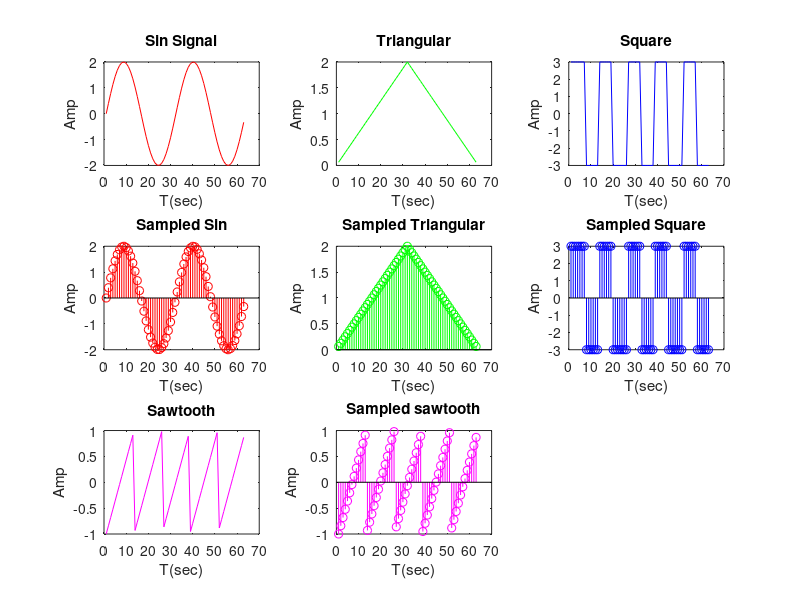
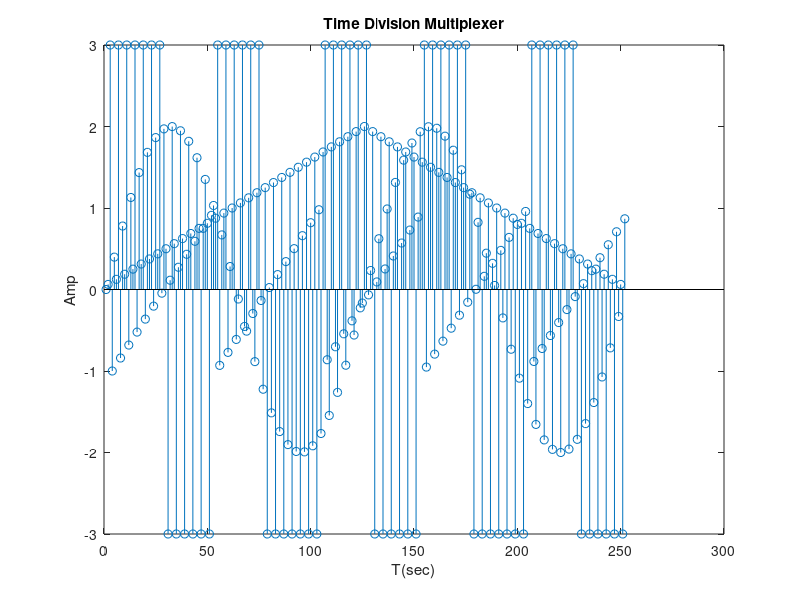
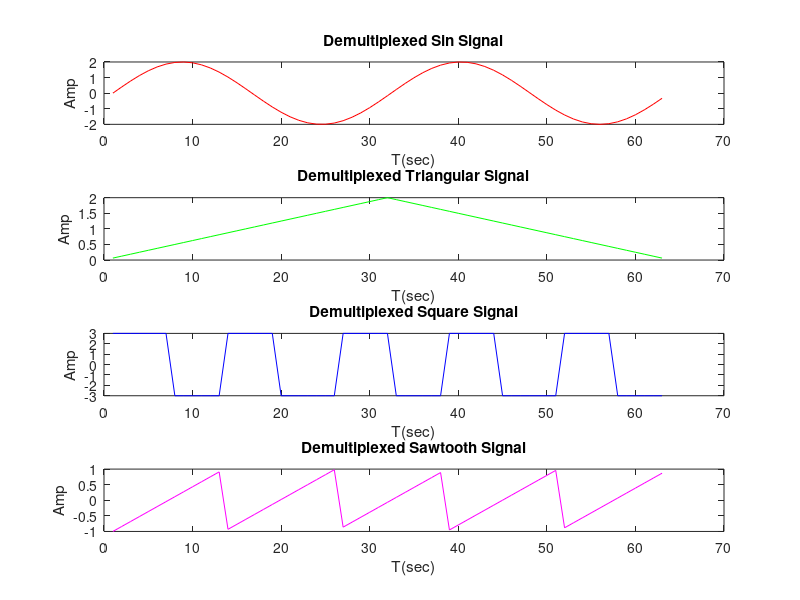

These figures' MATLAB source, in order:
clear;
close all;
clc;

%sin signal generation
d=0:.2:4    *pi;
signal1=2*sin(d);    
%triangular signal generation
len=length(signal1);
signal2=2*triang(len);
%square signal generation
x=0:.5:10*pi;
signal3=3*square(x);  
%sawtooth signal generation
v=0:.5:10*pi;
signals=sawtooth(v);
keyboard

%% 1. Signal Display

%Display of Sin signal in red colour
subplot(3,3,1);                          
plot(signal1,'red');
title('Sin Signal');
ylabel('Amp');
xlabel('T(sec)');

%Display of Triangular signal in green colour
subplot(3,3,2);
plot(signal2,'green');
title('Triangular');
ylabel('Amp');
xlabel('T(sec)');

%Display of square signal in blue colour
subplot(3,3,3);
plot(signal3,'blue');
title('Square');
ylabel('Amp');
xlabel('T(sec)');

%Display of sawtooth signal in magenta colour
subplot(3,3,7);                          
plot(signals,'magenta');
title('Sawtooth');
ylabel('Amp');
xlabel('T(sec)');

%Display of sampled sin signal in red
subplot(3,3,4);
stem(signal1,'red');
title('Sampled Sin');
ylabel('Amp');
xlabel('T(sec)');

%Display of sampled triangular signal in green colour
subplot(3,3,5);
stem(signal2,'green');
title('Sampled Triangular');
ylabel('Amp');
xlabel('T(sec)');

%Display of sampled square signal in blue colour
subplot(3,3,6);
stem(signal3,'blue');
title('Sampled Square');
ylabel('Amp');
xlabel('T(sec)');

%Display of sampled sawtooth signal in red colour
subplot(3,3,8);
stem(signals,'magenta');
title('Sampled sawtooth');
ylabel('Amp');
xlabel('T(sec)');
keyboard
%% 

%% 2.Generation of Multiplexed signal and Display

%4*64 matrix generation from different signals
len1=length(signals);
for i=1:len1
    s(1,i)=signal1(i); 
    s(2,i)=signal2(i);
    s(3,i)=signal3(i);
    s(4,i)=signals(i);
end

%1*252 array generation
multiplexed=reshape(s,1,4*len1);           

% Display of TDM Signal
figure 
stem(multiplexed);
title('Time Division Multiplexer');
ylabel('Amp');
xlabel('T(sec)');
keyboard
%% 

%% 3.Demultiplexing and Display
%same logic to generate 4*64 matrix from 1*252 array
demuxltiplexer=reshape(multiplexed,4,len1);
for i=1:len1
  signal4(i)=demuxltiplexer(1,i);
  signal5(i)=demuxltiplexer(2,i);
  signal6(i)=demuxltiplexer(3,i);
  signal7(i)=demuxltiplexer(4,i);
end
 
 figure
 %Demultiplexed sin signal
 subplot(4,1,1)
 plot(signal4,'red');
 title('Demultiplexed Sin Signal');
 ylabel('Amp');
 xlabel('T(sec)');
 
 %Demultiplexed Triangular signal
 subplot(4,1,2)
 plot(signal5,'green');
 title('Demultiplexed Triangular Signal');
 ylabel('Amp');
 xlabel('T(sec)');

 %Demultiplexed square signal
 subplot(4,1,3)
 plot(signal6,'blue');
 title('Demultiplexed Square Signal');
 ylabel('Amp');
 xlabel('T(sec)');

 %Demultiplexed sawtooth signal
 subplot(4,1,4)
 plot(signal7,'magenta');
 title('Demultiplexed Sawtooth Signal');
 ylabel('Amp');
 xlabel('T(sec)');

%%
% Limitations:	Because the logic utilised within the code does not account  for real-world conditions such as noise on the communication channel, filters cannot be used.
% 	Buffer is not included, and Arrays and Matrix are not recommended for signals with high amplitude and frequency because the 'for' loop will take an eternity to complete.
% 	Because arrays and matrices are included, the easiest approach to deal with them is to utilise the reshape() function, which has a limited set of applications and does not operate with buffer, resulting in no ‘SCAN’ function.

% Reference
% Debaraj ,R (2022 MATLAB Central File Exchange .Available at:https://www.mathworks.com/matlabcentral/fileexchange/28422-time-division-multiplexing-tdm,(Accessed:April 24,2022).
